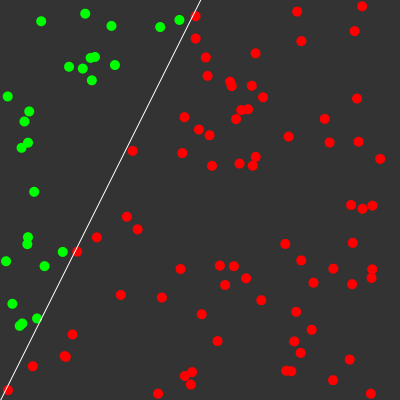
Frame 1 (no input)
Frame 60 (the mouse pressed at the canvas centre just before this capture): identical to frame 1, image omitted
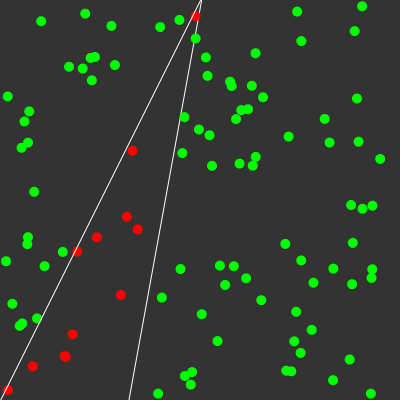
Frame 120 (the mouse held since frame 60 and released just before this capture)

The Processing sketch that drew these frames (run headless with seeded random() and noise(); from frame 60 on, the mouse is pressed at the canvas centre):

// Processing sketch: NeuralNetworkPerceptronExample
// ── NeuralNetworkPerceptronExample.pde
public float f(float x) { //This is the slope of the desired line
  return 2 * x + 1;
}

Point[] points = new Point[100];

Perceptron perceptron = new Perceptron(3);

void setup() {
  background(51);
  size(400, 400);
  for (int i = 0; i < points.length; i++) {
    points[i] = new Point(); 
    points[i].drawPoint(0xFFFF0000);
  }
    drawPerceptronLine();
  drawLine();
}

void draw() {
    background(51);
        drawPerceptronLine();
  for (int i = 0; i < points.length; i++) {
    float[] inputs = {points[i].x, points[i].y, points[i].b};
    float guess = perceptron.guess(inputs);
    if (points[i].output == guess) {
      points[i].drawPoint(0xFF00FF00);
    }
    else {
      points[i].drawPoint(0xFFFF0000);
    }
  }
      drawPerceptronLine();
      drawLine();
     // mousePressed();
      delay(100);
}

void mousePressed() {
  for (int i = 0; i < points.length; i++) {
    float[] inputs = {points[i].x, points[i].y, points[i].b};
    perceptron.train(inputs, points[i].output);
  }
}

void drawPerceptronLine() {
  Point startPoint = new Point(-1, perceptron.f(-1));
  Point endPoint = new Point(1, perceptron.f(1));

  line(startPoint.pixelX(), startPoint.pixelY(), endPoint.pixelX(), endPoint.pixelY());
}

void drawLine() {
  stroke(255);
  fill(255);
  Point startPoint = new Point(-1, f(-1));
  Point endPoint = new Point(1, f(1));
  line(startPoint.pixelX(), startPoint.pixelY(), endPoint.pixelX(), endPoint.pixelY());
}
// ── Perceptron.pde
int sign(float n) {
  if (n > 0) {
    return 1;
  }

  return -1;
}

class Perceptron {

  float[] weights;
  float learningRate = 0.1;

  public Perceptron(int amountOfInputs) {
    weights = new float[amountOfInputs];

    for (int i = 0; i < weights.length; i++) {
      weights[i] = random(-1, 1);
    }
  }

  void train(float[] inputs, float correct) {
    float guess = guess(inputs);
    float error = correct - guess;
    for (int i = 0; i < weights.length; i++) {
      weights[i] += error * inputs[i];
    }
  }

  float f(float x) {
    return (((-x * weights[0]) / weights[1]) - (weights[2] / weights[1]));
  }

  float sumOfInputs(float[] inputs) {
    float sum = 0;

    for (int i = 0; i < inputs.length; i++) {
      sum += inputs[i] * weights[i];
    }

    return sum;
  }

  float activationFunction(float sum) {
    return sign(sum);
  }

  float guess(float[] inputs) {
    float sum = sumOfInputs(inputs);

    return activationFunction(sum);
  }
}
// ── Point.pde
class Point {

  float x;
  float y;
  float b;

  float output;

  public Point() {

    this.x = random(-1, 1);
    this.y = random(-1, 1);
    b = 1;

    setOutput();
  }

  public Point(float x, float y) {
    this.x = x;
    this.y = y;
    b = 1;

    setOutput();
  }

  float pixelX() {
    return map(x, -1, 1, 0, width);
  }
  
  float pixelY() {
    return map(y, -1, 1, height, 0);
  }

  void setOutput() {
    if (y > f(x)) {
      output = 1;
    } else {
      output = -1;
    }
  }
  
  public void drawPoint(int dotColor) {
   float x = map(this.x, -1, 1, 0, width);
   float y = map(this.y, -1, 1, height, 0);
   
   noStroke();
   fill(dotColor);
   
   ellipse(x, y, 10, 10);
  }
}
